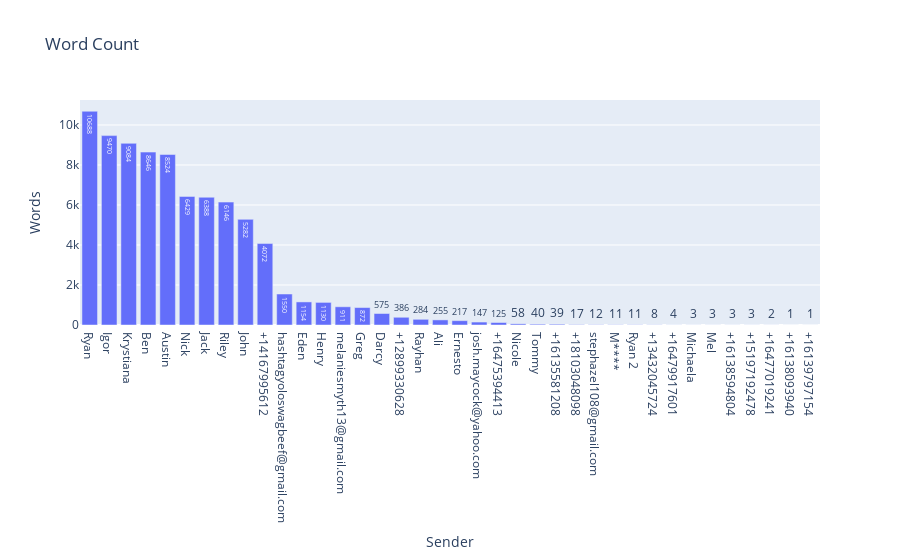

The notebook cell saved with this chart:
### Code cell
fig = go.Figure(data=[go.Bar(
            x=word_count.index, y=word_count['word_count'],
            text=word_count['word_count'],
            textposition='auto',
        )])

fig.update_layout(
    title="Word Count",
    xaxis_title="Sender",
    yaxis_title="Words",
)

fig.show()

### Figure 1 — Plotly figure (JSON) as saved in the notebook; plotly's stock layout.template omitted (floating-point values rounded to 4 significant figures)
{"data": [{"text": [10688, 9470, 9084, 8646, 8524, 6429, 6388, 6146, 5282, 4072, 1550, 1154, 1130, 911, 872, 575, 386, 284, 255, 217, 147, 125, 58, 40, 39, 17, 12, 11, 11, 8, 4, 3, 3, 3, 3, 2, 1, 1], "textposition": "auto", "type": "bar", "x": ["Ryan", "Igor", "Krystiana", "Ben", "Austin", "Nick", "Jack", "Riley", "John", "+14167995612", "hashtagyoloswagbeef@gmail.com", "Eden", "Henry", "melaniesmyth13@gmail.com", "Greg", "Darcy", "+12899330628", "Rayhan", "Ali", "Ernesto", "josh.maycock@yahoo.com", "+16475394413", "Nicole", "Tommy", "+16135581208", "+18103048098", "stephazel108@gmail.com", "M****", "Ryan 2", "+13432045724", "+16479917601", "Michaela", "Mel", "+16138594804", "+15197192478", "+16477019241", "+16138093940", "+16139797154"], "y": [10688, 9470, 9084, 8646, 8524, 6429, 6388, 6146, 5282, 4072, 1550, 1154, 1130, 911, 872, 575, 386, 284, 255, 217, 147, 125, 58, 40, 39, 17, 12, 11, 11, 8, 4, 3, 3, 3, 3, 2, 1, 1]}], "layout": {"title": {"text": "Word Count"}, "xaxis": {"title": {"text": "Sender"}}, "yaxis": {"title": {"text": "Words"}}}}
